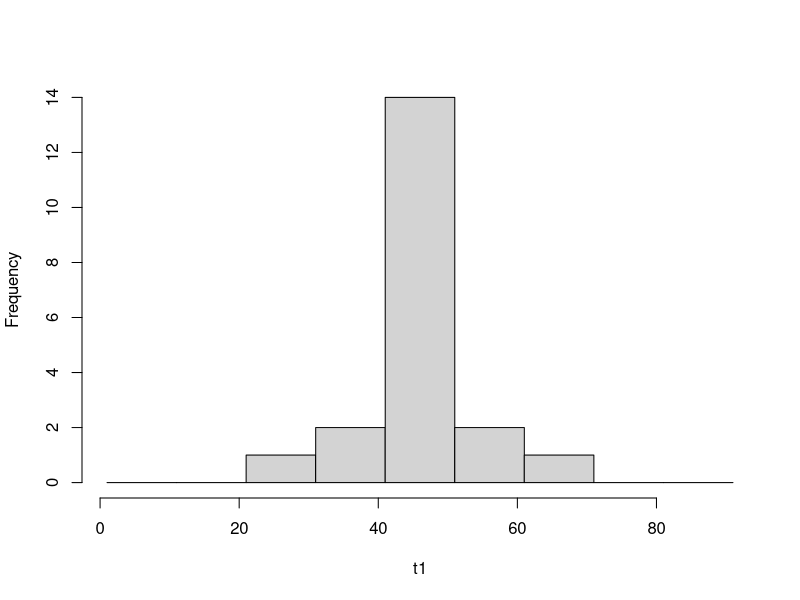

This chart was generated by the following R code:
data1 <- read.csv("example2.csv",header = TRUE)
data2 <- data1$jap
data3 <- data1$mat
data4 <- data1$eng

devj <- sqrt(mean((data2-mean(data2))^2))
devm <- sqrt(mean((data3-mean(data3))^2))
deve <- sqrt(mean((data4-mean(data4))^2))

j <- c(84,75,59,45,50)
m <- c(84,39,34,69,77)
e <- c(65,54,42,81,46)

zj <- (data2-mean(data2))/devj
zm <- (m-mean(data3))/devm
ze <- (e-mean(data4))/deve

# t1 <- c(5,5,15,15,25,25,35,35,45,45,45,45,55,55,65,65,75,75,85,85)
# t1 <- c(15,25,25,35,35,35,35,45,45,45,45,45,45,55,55,55,55,65,65,75)
t1 <- c(45,25,35,35,45,45,45,45,45,45,45,45,45,45,55,55,45,65,45,45)
t2 <- table(t1)
hist(t1,breaks=seq(1,100,by=10),main="")

data2 <- t1-mean(t1)
data3 <- sum(data2^2)
data4 <- sqrt(data3/length(t1))

kurt <- sum(((data2)/data4)^4)/length(t1)-3